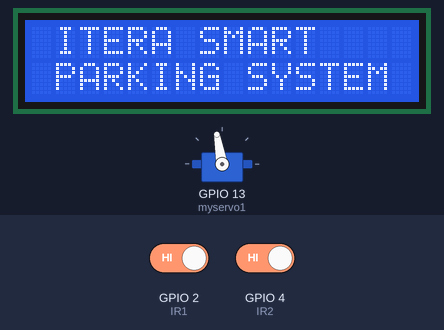
The sketch below on a simulated ESP32. Parts: 16×2 character LCD, servo. Inputs (shaded band) come from the test bench; at power-on: GPIO 2 (IR1) HIGH, GPIO 4 (IR2) HIGH. WiFi joins after 1.5 s; servers stay silent unless stated; no MQTT or app messages arrive unless stated; what the sketch prints to the serial monitor is not drawn.

Above: at 1.6 s.
At 4.7 s:
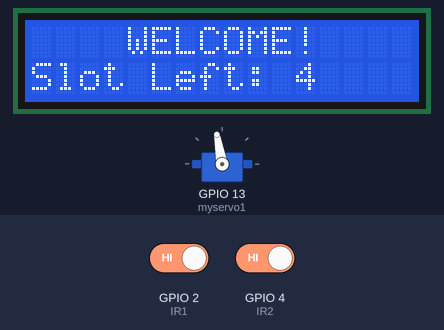
4.8 s: GPIO 2 (IR1) driven LOW
At 5.2 s:
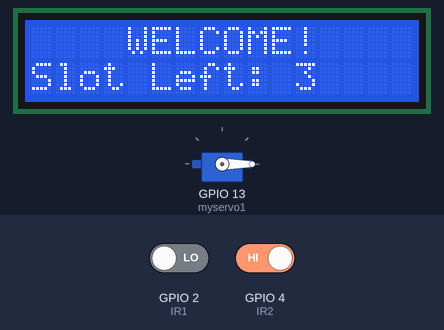
6.3 s: GPIO 4 (IR2) driven LOW
At 7.7 s:
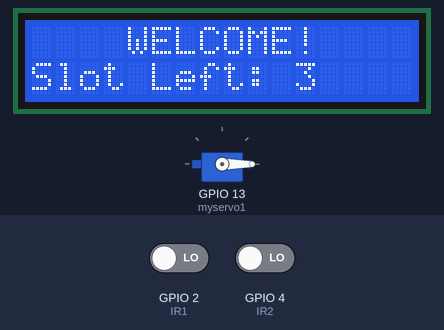
9.3 s: GPIO 2 (IR1) driven HIGH
At 9.7 s:
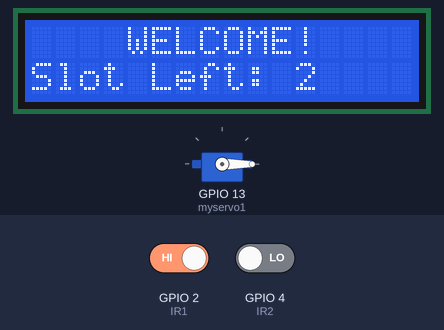
Timing chart, 0 to 12.3 s (numbered marks = the images above; inputs shaded):
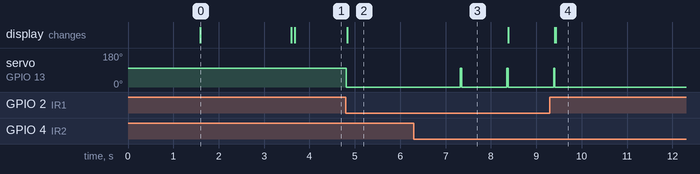

Measured:
- after the input at 4.8 s, servo on GPIO 13 (myservo1): 100° → 0° at once; the display: changes at once (image 2)
- after the input at 6.3 s, servo on GPIO 13 (myservo1): alternates 100° for 0.03 s and 0° for 1.0 s, starting after 1.0 s
- after the input at 9.3 s, servo on GPIO 13 (myservo1): goes on until 9.4 s, then stays 0°
- what the display in image 0 shows lasts 2.0 s, from 1.6 s to 3.6 s

The sketch:

tubes_IOTE.ino
```cpp
// M. Riski Aziz
// Muhammad A.M Hikar Syahrial
// Yusril Iskandar Harahap

#include <Wire.h>
#include <LiquidCrystal_I2C.h>
#include <ESP32Servo.h>
#include <WiFi.h>
#include <Adafruit_MQTT.h>
#include <Adafruit_MQTT_Client.h>
// #include <NTPClient.h>

#define WIFI_SSID "wytruii"
#define WIFI_PASSWORD "aa12345678"

#define MQTT_SERVER  "io.adafruit.com"
#define MQTT_PORT    1883
#define IO_USERNAME ""
#define IO_KEY ""

LiquidCrystal_I2C lcd(0x27,16,2);
Servo myservo1;

#define IR1 2
#define IR2 4

int Slot = 4; // total number of parking Slots
int nilai_harga = 0;

int flag1 = 0;
int flag2 = 0;

//inisialisasi server adafruit
WiFiClient client;
Adafruit_MQTT_Client mqtt(&client, MQTT_SERVER, MQTT_PORT, IO_USERNAME, IO_KEY);

//Set up the feed you're publishing to (nodemcu -> adafruit)
Adafruit_MQTT_Publish Jml = Adafruit_MQTT_Publish(&mqtt,IO_USERNAME "/feeds/jml_slot");
Adafruit_MQTT_Publish harga = Adafruit_MQTT_Publish(&mqtt,IO_USERNAME "/feeds/harga");
// Adafruit_MQTT_Publish "--" = Adafruit_MQTT_Publish(&mqtt,IO_USERNAME "/feeds/--");

void setup()
{
  Serial.begin(9600);

   //sambungkan nodemcu dengan wifi
  WiFi.begin(WIFI_SSID, WIFI_PASSWORD);
  Serial.print("Connecting to Wi-Fi");

  //loading koneksi dengan ..
  while (WiFi.status() != WL_CONNECTED) {
    Serial.print(".");
    delay(300);
  }

  Serial.println();
  Serial.print("Connected with IP: ");
  Serial.println(WiFi.localIP());
  Serial.println();

  /* //sambungkan timeClient dengan NTP server
  timeClient.begin(); */

  lcd.init();
  lcd.backlight();
  pinMode(IR1, INPUT);
  pinMode(IR2, INPUT);

  myservo1.attach(13);
  myservo1.write(100);

  lcd.setCursor (0,0);
  lcd.print(" ITERA SMART ");
  lcd.setCursor (0,1);
  lcd.print(" PARKING SYSTEM ");
  delay (2000);
  lcd.clear();
}

void loop()
{
  //hubungkan nodemcu dengan MQTT server adafruit
  MQTT_connect();


  if(digitalRead (IR1) == LOW && flag1 == 0)
  {
    if(Slot > 0)
    {
      flag1 = 1;
      if(flag2 == 0)
      {
        myservo1.write(0);
        Slot = Slot - 1;
        Jml.publish(Slot);

        nilai_harga = nilai_harga + 2000;
        harga.publish(nilai_harga);
      }
    }
    else
    {
      lcd.setCursor (0,0);
      lcd.print("    SORRY :(    ");
      lcd.setCursor (0,1);
      lcd.print("  Parking Full. ");
      delay (3000);
      lcd.clear();
    }
  }

  if(digitalRead (IR2) == LOW && flag2 == 0)
  {
    flag2 = 1;
    if(flag1 == 0)
    {
      myservo1.write(0);
      Slot = Slot + 1;
      Jml.publish(Slot);
  }
}

  if(flag1 == 1 && flag2 == 1)
  {
    delay (1000);
    myservo1.write(100);
    flag1 = 0, flag2 = 0;
  }

  lcd.setCursor (0,0);
  lcd.print("    WELCOME!    ");
  lcd.setCursor (0,1);
  lcd.print("Slot Left: ");
  lcd.print(Slot);
}

void MQTT_connect()
{
  // Stop jika sudah terkoneksi
  if (mqtt.connected()){
    return;
  }
  mqtt.disconnect();
  mqtt.connect();
}
```
